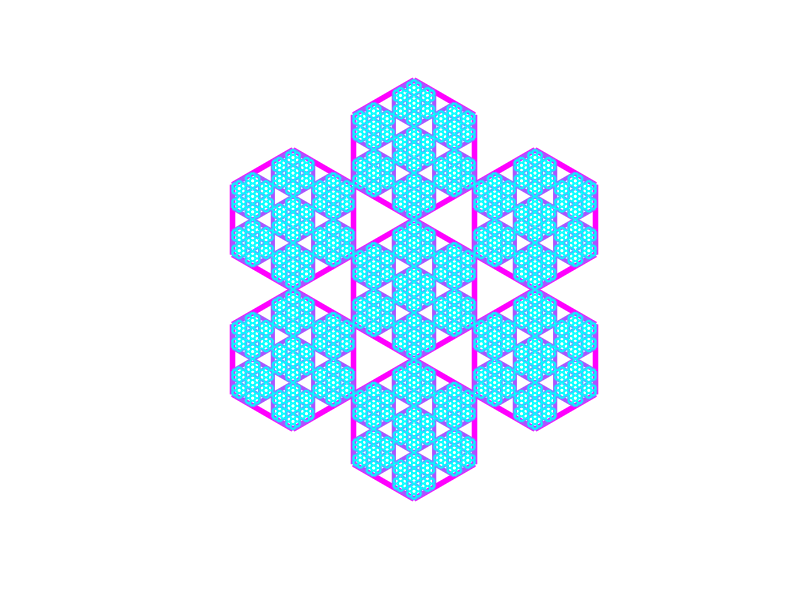

This figure's MATLAB source:
function recursion7
global COLORMAP
n=4; %levels of recursion
COLORMAP=cool(n) ;
hexaflake(n,0,0,1);
axis([-3.5 3.5 -3.5 3.5]);
axis equal off
end

function hexaflake(n,x,y,len)
global COLORMAP
if n>0
    
    d=len;
    t=linspace(0,2*pi,6+1);
    [offx,offy]=pol2cart(t+30*pi/180,d*2); %generate points around middle hexagon
    for k=1:6
        patch(d*sin(t)+offx(k)+x,d*cos(t)+offy(k)+y,0*cos(t)-n,'r',...
            'facecolor','none','edgecolor',COLORMAP(n,:),'linewidth',n);
        hexaflake(n-1,x+offx(k),y+offy(k),d/3);
    end
    
    patch(d*sin(t)+x,d*cos(t)+y,0*cos(t)-n,'r',...
        'facecolor','none','edgecolor',COLORMAP(n,:),'linewidth',n);
    hexaflake(n-1,x,y,d/3);
    
end
end
